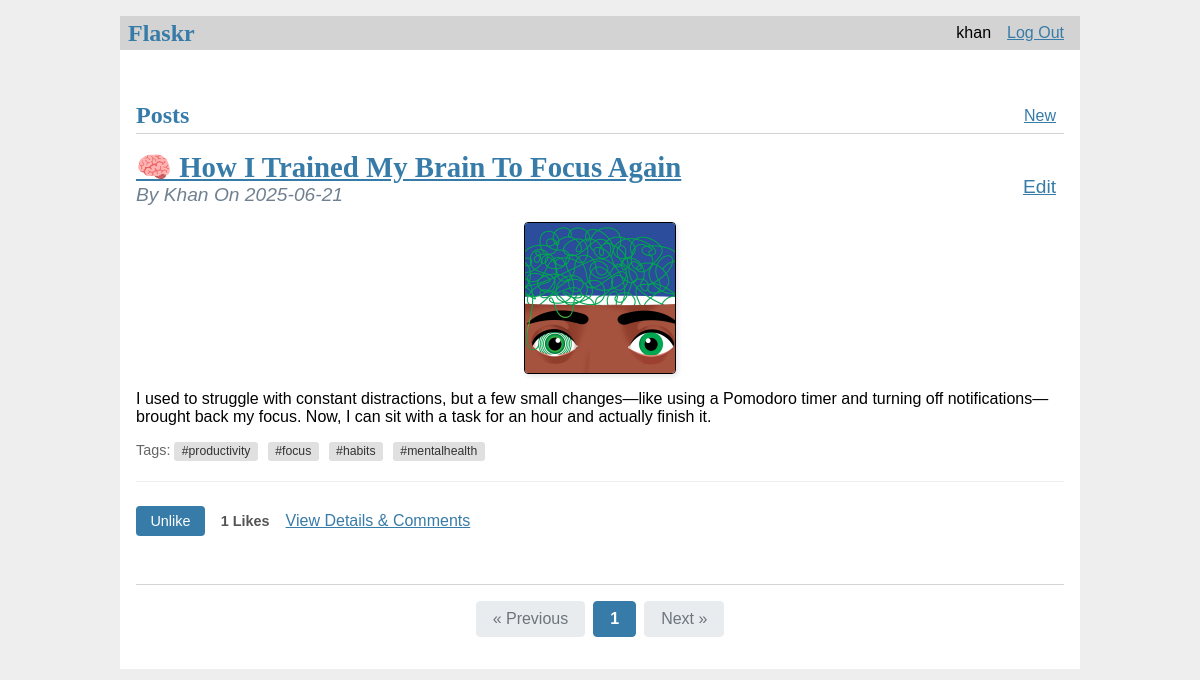
Screenshot of / (signed in) with the database file from the repository.
### tables this page shows
CREATE TABLE user (
  id INTEGER PRIMARY KEY AUTOINCREMENT,
  username TEXT UNIQUE NOT NULL,
  password TEXT NOT NULL
);

CREATE TABLE post (
  id INTEGER PRIMARY KEY AUTOINCREMENT,
  author_id INTEGER NOT NULL,
  created TIMESTAMP NOT NULL DEFAULT CURRENT_TIMESTAMP,
  title TEXT NOT NULL,
  body TEXT NOT NULL,
  image_url TEXT,
  FOREIGN KEY (author_id) REFERENCES user (id) ON DELETE CASCADE
);

### flaskr/blog.py (the view)
@bp.route("/")
def index():
    db = get_db()
    page = request.args.get("page", 1, type=int)
    offset = (page - 1) * PER_PAGE
    posts = db.execute(
        """
        SELECT
            p.id, p.title, p.body, p.created, p.author_id, u.username, p.image_url,
            COALESCE(l.like_count, 0) AS like_count,
            CASE WHEN EXISTS (SELECT 1 FROM post_like WHERE post_id = p.id AND user_id = ?) THEN 1 ELSE 0 END AS user_has_liked,
            t.tags_string AS tags
        FROM post p
        JOIN user u ON p.author_id = u.id
        LEFT JOIN (
            SELECT post_id, COUNT(user_id) AS like_count
            FROM post_like
            GROUP BY post_id
        ) l ON p.id = l.post_id
        LEFT JOIN (
            SELECT pt.post_id, GROUP_CONCAT(t.name, ',') AS tags_string
            FROM post_tag pt
            JOIN tag t ON pt.tag_id = t.id
            GROUP BY pt.post_id
        ) t ON p.id = t.post_id
        ORDER BY p.created DESC LIMIT ? OFFSET ?
        """,
        (g.user["id"] if g.user else None, PER_PAGE, offset),
    ).fetchall()
    processed_posts = []
    for post in posts:
        post_dict = dict(post)
        post_dict["body"] = markdown.markdown(post_dict["body"])
        post_dict["tags"] = post_dict["tags"].split(",") if post_dict["tags"] else []
        processed_posts.append(post_dict)
    total_posts = db.execute("SELECT COUNT(id) FROM post").fetchone()[0]
    total_pages = math.ceil(total_posts / PER_PAGE)
    return render_template(
        "blog/index.html", posts=processed_posts, page=page, total_pages=total_pages
    )

### flaskr/auth.py (called while the page is built)
@bp.before_app_request
def load_logged_in_user():
    user_id = session.get("user_id")
    if user_id is None:
        g.user = None
    else:
        g.user = (
            get_db().execute("SELECT * FROM user WHERE id = ?", (user_id,)).fetchone()
        )

### flaskr/db.py (called while the page is built)
def get_db():
    if "db" not in g:
        g.db = sqlite3.connect(
            current_app.config["DATABASE"], detect_types=sqlite3.PARSE_DECLTYPES
        )
        g.db.row_factory = sqlite3.Row
    return g.db

### flaskr/templates/blog/index.html (shortened to what this page needs)
{% extends 'base.html' %} {% block header %}
<h1>{% block title %}Posts{% endblock %}</h1>
{% if g.user %}
<a class="action" href="{{ url_for('blog.create') }}">New</a>
{% endif %} {% endblock %} {% block content %} {% for post in posts %}
<article class="post">
  <header>
    <div>
      <h1>
        <a href="{{ url_for('blog.post_detail', id=post['id']) }}">
          {{ post['title'] }}
        </a>
      </h1>
      <div class="about">
        by {{ post['username'] }} on {{ post['created'].strftime('%Y-%m-%d') }}
      </div>
    </div>
    {% if g.user and g.user['id'] == post['author_id'] %}
    <a class="action" href="{{ url_for('blog.update', id=post['id']) }}"
      >Edit</a
    >
    {% endif %}
  </header>
  {% if post['image_url'] %}
  <img src="{{ post['image_url'] }}" alt="{{ post['title'] }}" />
  {% endif %}
  <p class="body">{{ post['body'] | safe }}</p>
  <div class="tags">
    {% if post['tags'] %} Tags: {% for tag in post['tags'] %}
    <span class="tag">{{ tag }}</span>
    {% endfor %} {% endif %}
  </div>
  <div class="post-actions">
    {% if g.user %}
    <form
      action="{{ url_for('blog.like_post', post_id=post['id']) }}"
      method="post"
      style="display: inline"
    >
      <button type="submit" class="like-button">
        {% if post['user_has_liked'] %} Unlike {% else %} Like {% endif %}
      </button>
    </form>
    {% endif %}
    <span class="like-count">{{ post['like_count'] }} Likes</span>
    <a href="{{ url_for('blog.post_detail', id=post['id']) }}"
      >View Details & Comments</a
    >
  </div>
</article>
 {% endfor %}
<div class="pagination">
  {% if page > 1 %}
  <a href="{{ url_for('blog.index', page=page-1) }}" class="pagination-link"
    >&laquo; Previous</a
  >
  {% else %}
  <span class="pagination-link disabled">&laquo; Previous</span>
  {% endif %} {% for p in range(1, total_pages + 1) %} {% if p == page %}
  <span class="pagination-link current">{{ p }}</span>
  {% else %}
  <a href="{{ url_for('blog.index', page=p) }}" class="pagination-link"
    >{{ p }}</a
  >
  {% endif %} {% endfor %} {% if page < total_pages %}
  <a href="{{ url_for('blog.index', page=page+1) }}" class="pagination-link"
    >Next &raquo;</a
  >
  {% else %}
  <span class="pagination-link disabled">Next &raquo;</span>
  {% endif %}
</div>
{% endblock %}

### flaskr/templates/base.html (shortened to what this page needs)
<!DOCTYPE html>
<link rel="stylesheet" href="{{ url_for('static', filename='style.css') }}" />
<nav>
  <h1>Flaskr</h1>
  <ul>
    {% if g.user %}
    <li><span>{{ g.user['username'] }}</span></li>
    <li><a href="{{ url_for('auth.logout') }}">Log Out</a> {% else %}</li>
    <li><a href="{{ url_for('auth.register') }}">Register</a></li>
    <li>
      <a href="{{ url_for('auth.login') }}">Log In</a>
      {% endif %}
    </li>
  </ul>
</nav>
<section class="content">
  <br />
  <br />
  <header>{% block header %}{% endblock %}</header>
   {% block content %}{% endblock %}
</section>

### flaskr/static/style.css (style rules this page uses)
h1 { font-family: serif; color: #377ba8; margin: 1rem 0; }
a { color: #377ba8; }
nav { background: lightgray; display: flex; align-items: center; padding: 0 0.5rem; }
nav h1 { flex: auto; margin: 0; }
nav ul { display: flex; list-style: none; margin: 0; padding: 0; }
nav ul li a, nav ul li span, header .action { display: block; padding: 0.5rem; }
.content { padding: 0 1rem 1rem; }
.content > header { border-bottom: 1px solid lightgray; display: flex; align-items: flex-end; }
.content > header h1 { flex: auto; margin: 1rem 0 0.25rem 0; }
.post > header { display: flex; align-items: flex-end; font-size: 1.2em; text-transform: capitalize; }
.post > header > div:first-of-type { flex: auto; }
.post > header h1 { font-size: 1.5em; margin-bottom: 0; }
.post .about { color: slategray; font-style: italic; }
.post .body { white-space: pre-line; }
.content:last-child { margin-bottom: 0; }
.content form { margin: 1em 0; display: flex; flex-direction: column; }
img { height: 150px; width: 150px; object-fit: cover; border: 1px solid black; display: block; margin: 1em auto; border-radius: 4px; box-shadow: 2px 2px 5px rgba(0, 0, 0, 0.1); }
.post-actions { display: flex; align-items: center; gap: 1em; margin-top: 1em; padding-top: 0.5em; border-top: 1px solid #eee; }
.like-button { background-color: #377ba8; color: white; border: none; padding: 0.5em 1em; border-radius: 4px; cursor: pointer; font-size: 0.9em; }
.like-count { font-weight: bold; color: #555; font-size: 0.9em; }
.pagination { display: flex; justify-content: center; align-items: center; margin-top: 2em; padding: 1em 0; border-top: 1px solid lightgray; gap: 0.5em; }
.pagination-link { display: inline-block; padding: 0.5em 1em; border: 1px solid #377ba8; border-radius: 4px; text-decoration: none; color: #377ba8; background-color: #f0f8ff; transition: background-color 0.3s, color 0.3s; }
.pagination-link.current { background-color: #377ba8; color: white; font-weight: bold; cursor: default; }
.pagination-link.disabled { background-color: #e9ecef; color: #6c757d; border-color: #e9ecef; cursor: not-allowed; pointer-events: none; }
.tags { margin-top: 0.5em; margin-bottom: 1em; font-size: 0.9em; color: #666; }
.tag { display: inline-block; background-color: #e0e0e0; color: #333; padding: 0.2em 0.6em; border-radius: 3px; margin-right: 0.5em; margin-bottom: 0.3em; font-size: 0.85em; text-decoration: none; cursor: default; }

### rows the page displays
user: user.username "khan"
post: title "🧠 How I Trained My Brain To Focus Again", username "Khan", created "2025-06-21", image_url (picture), body "I used to struggle with constant distractions, but a few small changes—like using a Pomodoro timer and turning off notifications—brought back my focus. Now, I can sit with a task for an hour and actually finish it.", tag "#productivity" "#focus" "#habits" "#mentalhealth", like_count "1"

### other values shown
{{ p }} "1"
